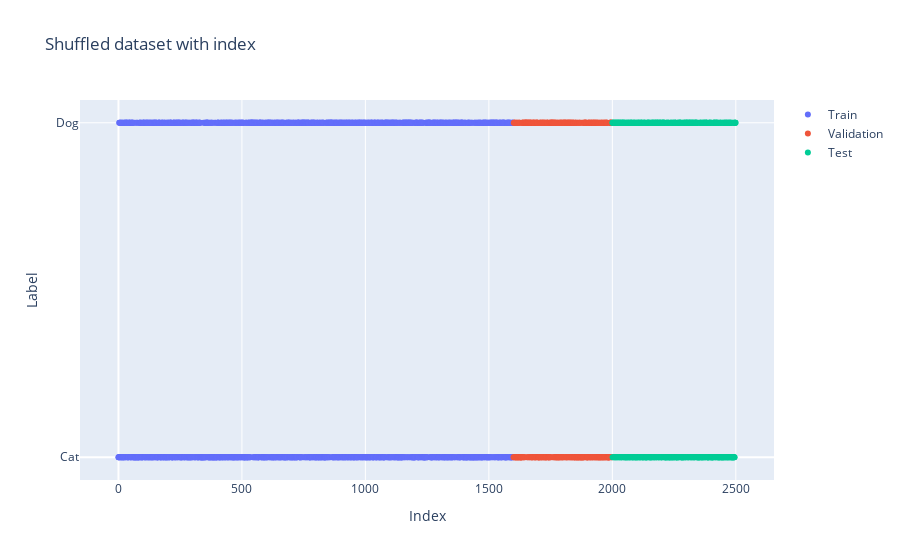

Notebook cell for this chart:
### Markdown cell above
- skapa lämplig plot för att kontrollera att dataseten är slumpade, dvs inte ex

### Code cell
# Create a list with index for each dataset
train_index = list(range(len(y_train)))
val_index = list(range(len(y_train), len(y_train) + len(y_val)))
test_index = list(range(len(y_train) + len(y_val), len(y_train) + len(y_val) + len(y_test)))

fig = go.Figure()

# Dataset
fig.add_trace(go.Scatter(x=train_index, y=y_train, mode='markers', name='Train'))
fig.add_trace(go.Scatter(x=val_index, y=y_val, mode='markers', name='Validation'))
fig.add_trace(go.Scatter(x=test_index, y=y_test, mode='markers', name='Test'))

fig.update_layout(title='Shuffled dataset with index',
                  xaxis_title='Index',
                  yaxis_title='Label',
                  yaxis=dict(
                    tickvals=[0, 1],
                    ticktext=['Cat', 'Dog']
                  ))

fig.show()

### Figure 1 — Plotly figure (JSON) as saved in the notebook; plotly's stock layout.template omitted (floating-point values rounded to 4 significant figures; data arrays with more than 128 entries replaced by an {"elided": "..."} marker saying what was removed)
{"data": [{"mode": "markers", "name": "Train", "type": "scatter", "x": {"elided": "1600 int values"}, "y": {"elided": "1600 int values"}}, {"mode": "markers", "name": "Validation", "type": "scatter", "x": {"elided": "400 int values"}, "y": {"elided": "400 int values"}}, {"mode": "markers", "name": "Test", "type": "scatter", "x": {"elided": "500 int values"}, "y": {"elided": "500 int values"}}], "layout": {"title": {"text": "Shuffled dataset with index"}, "xaxis": {"title": {"text": "Index"}}, "yaxis": {"ticktext": ["Cat", "Dog"], "tickvals": [0, 1], "title": {"text": "Label"}}}}
